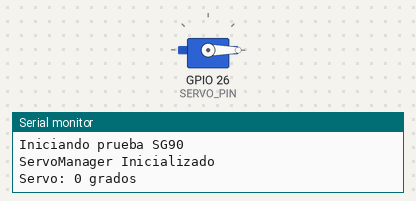
Simulated run of this sketch. Board: ESP32. On the bench: servo, the last lines printed to the serial monitor.

Above: at 0.55 s.
At 2.75 s:
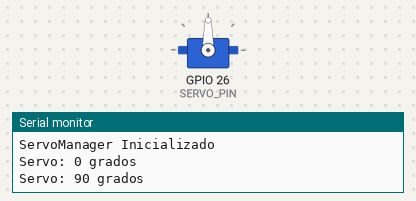
At 5.0 s:
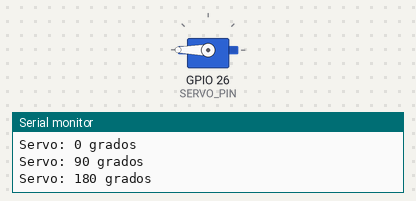
Timing chart, 0 to 6.4 s (numbered marks = the images above):
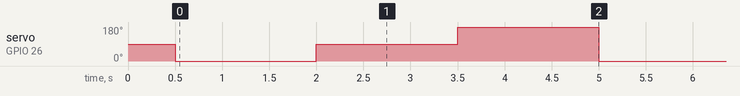

The sketch:

ServoManager_test.ino
```cpp
#include "src/ServoManager/ServoManager.h"

void setup() {
  Serial.begin(115200);
  delay(500);
  Serial.println("Iniciando prueba SG90");
  ServoManager::begin();
}

void loop() {
  ServoManager::setAngle(0);
  Serial.println("Servo: 0 grados");
  delay(1500);

  ServoManager::setAngle(90);
  Serial.println("Servo: 90 grados");
  delay(1500);

  ServoManager::setAngle(180);
  Serial.println("Servo: 180 grados");
  delay(1500);
}
```

ServoManager.cpp
```cpp
#include "ServoManager.h"
#include <ESP32Servo.h>

namespace ServoManager {
  static constexpr uint8_t SERVO_PIN = 26;

  static constexpr int MIN_ANGLE = 0;
  static constexpr int MAX_ANGLE = 180;
  static constexpr int MIN_PULSE = 500;
  static constexpr int MAX_PULSE = 2400;
  static int currentAngle = 90;
  static Servo servo;

  void begin(){
    servo.setPeriodHertz(50);
    servo.attach(
      SERVO_PIN,
      MIN_PULSE,
      MAX_PULSE
    );
    setAngle(90);
    Serial.println("ServoManager Inicializado");
  }

  void setAngle(int angle){
    angle = constrain(
      angle,
      MIN_ANGLE,
      MAX_ANGLE
    );

    currentAngle = angle;
    servo.write(currentAngle);
  }

  int getAngle(){
    return currentAngle;
  }

  void detach(){
    servo.detach();
  }

}
```

ServoManager.h
```cpp
#ifndef SERVO_MANAGER_H
#define SERVO_MANAGER_H

#include <Arduino.h>

namespace ServoManager{
  void begin();
  void setAngle(int angle);
  int getAngle();
  void detach();
}
#endif // !SERVO_MANAGER_H
```

Measured:
- by itself, servo on GPIO 26 (SERVO_PIN): repeats every 4.5 s: 90° 1.5 s, 180° 1.5 s, 0° 1.5 s
